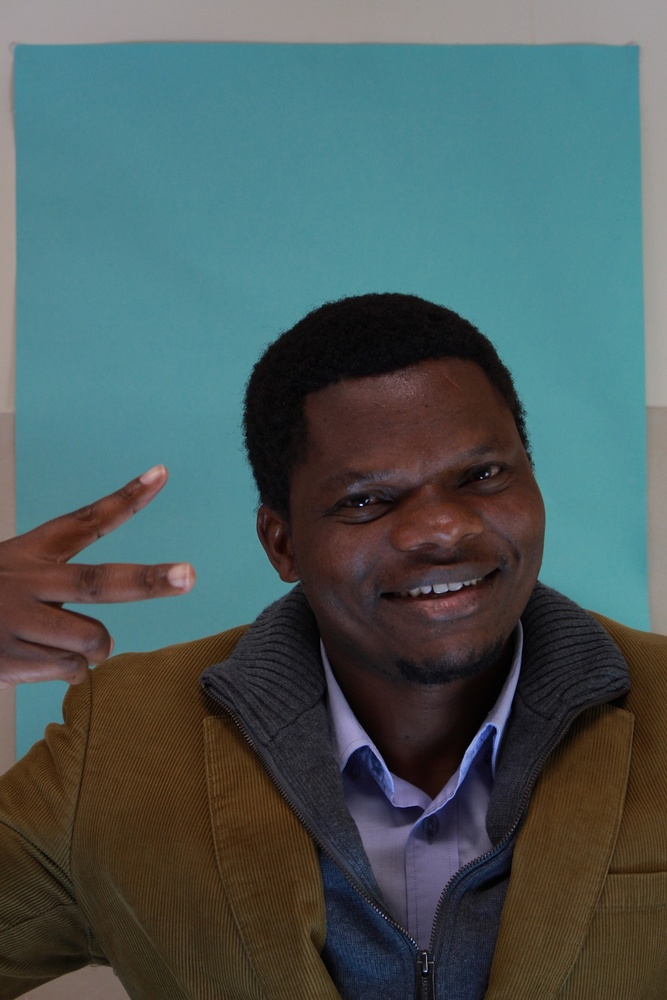
#> input picture FaceDetection/andreaScaled.jpg, 667 x 1000 px, shrunk from 1000 x 1500 before the run, found by its file name
$ python FaceDetection.py
#> lines starting #> are read from the running program, lines starting #| are printed output that depends on the picture
import numpy as np
import cv2 as cv

face_cascade = cv.CascadeClassifier('haarcascade_frontalface_default.xml')
#eye_cascade = cv.CascadeClassifier('haarcascade_eye.xml')

img = cv.imread('andreaScaled.JPG')
#> img is the input picture: shape (1000, 667, 3); mean B, G, R 91.4, 91.3, 74.4
gray = cv.cvtColor(img, cv.COLOR_BGR2GRAY)
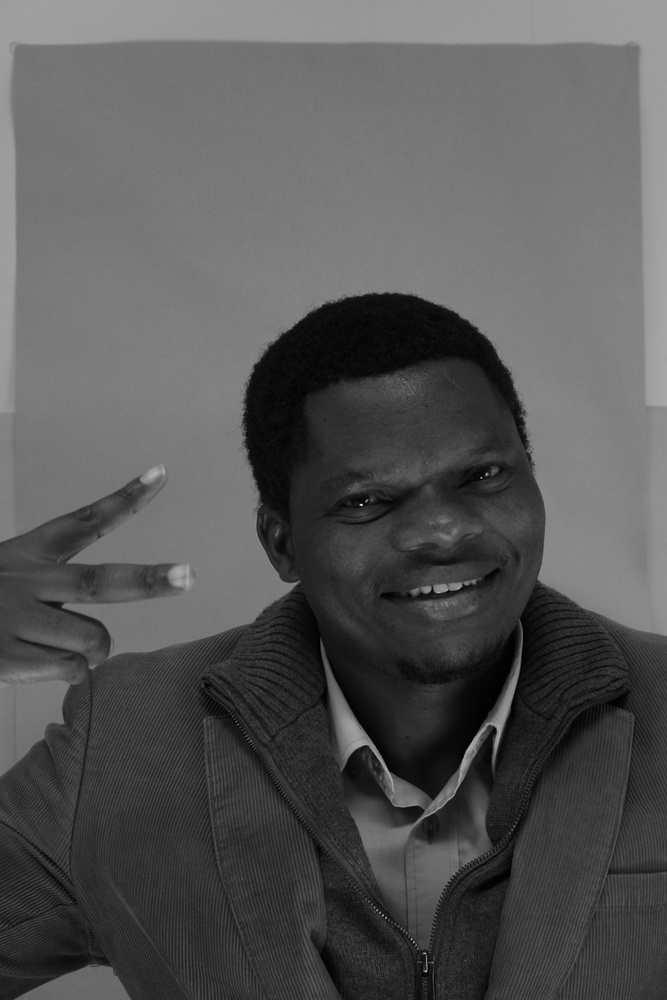
#> gray: shape (1000, 667); min 0, max 206, mean 86.2

faces = face_cascade.detectMultiScale(img, 1.3, 5)
#> faces = [[273, 385, 284, 284]]
for (x,y,w,h) in faces:
    #gray[y:y+h, x:x+w, None] = img[y:y+h, x:x+w]
    output = cv.cvtColor(gray, cv.COLOR_GRAY2RGB)
    output[y:y+h, x:x+w] = img[y:y+h, x:x+w]

    draw = cv.rectangle(img,(x,y),(x+w,y+h),(255,0,0),2)
    roi_gray = gray[y:y+h, x:x+w]
    roi_color = img[y:y+h, x:x+w]


    '''eyes = eye_cascade.detectMultiScale(roi_gray)
    for (ex,ey,ew,eh) in eyes:
        cv.rectangle(roi_color,(ex,ey),(ex+ew,ey+eh),(0,255,0),2)'''
#> this loop made 1 pass
#> pass 1, `roi_gray = gray[y:y+h, x:x+w]`:
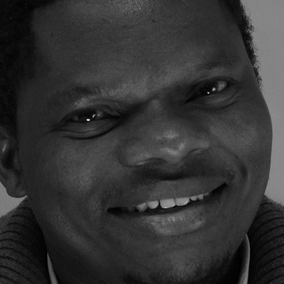
#> roi_gray: shape (284, 284); min 0, max 206, mean 51.1
#> pass 1, `roi_color = img[y:y+h, x:x+w]`:
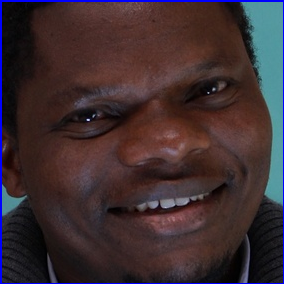
#> roi_color: shape (284, 284, 3); mean B, G, R 49.4, 45.5, 60.9
#> after the loop:
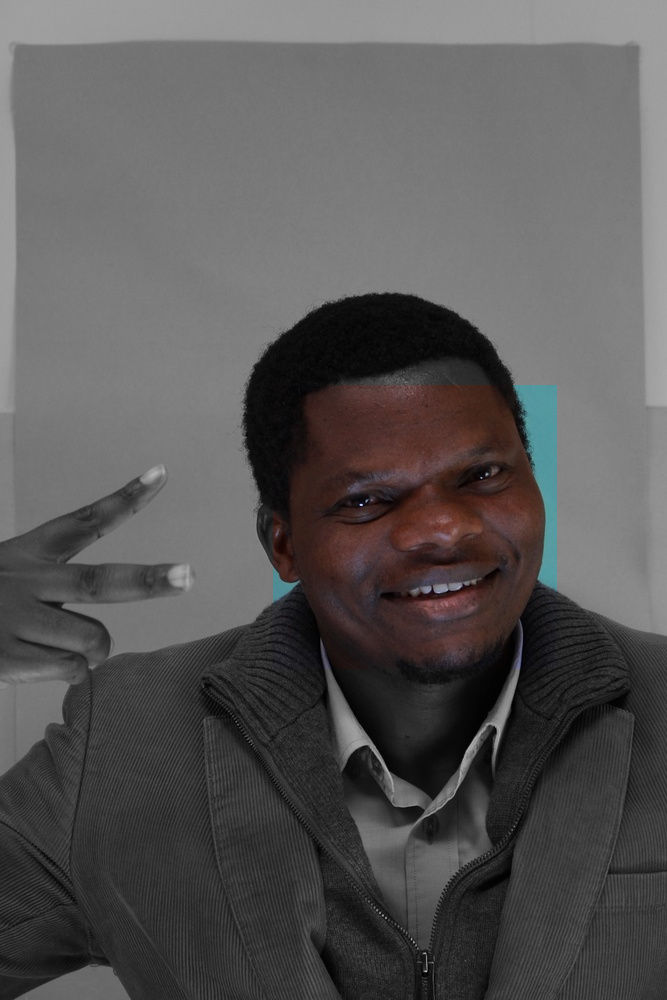
#> output: shape (1000, 667, 3); mean B, G, R 85.5, 85.7, 87.5

cv.imshow('output', output)
cv.imshow('draw',draw)
cv.waitKey(0)
cv.destroyAllWindows()
